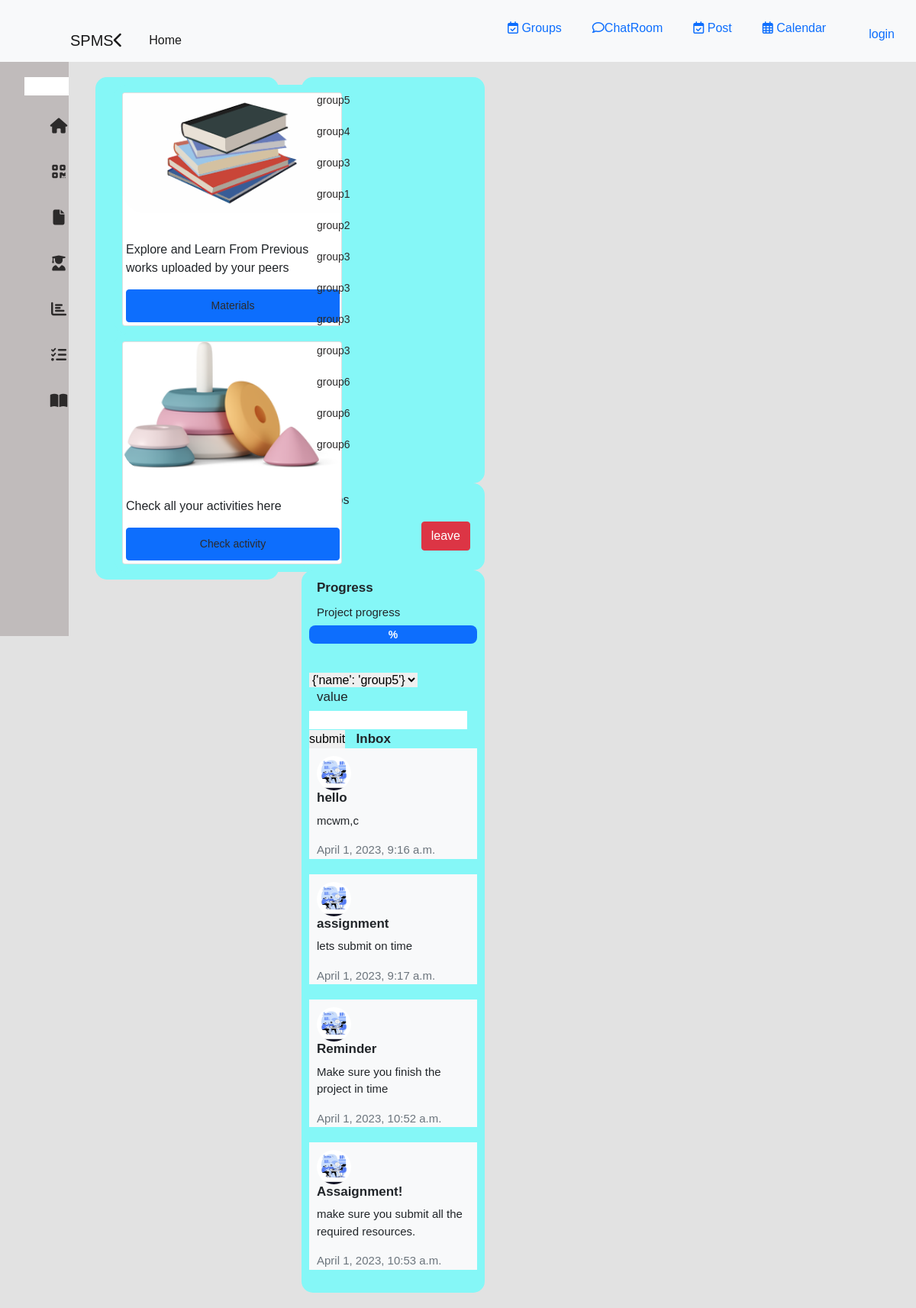
/dashboard, run on the app's committed database.
### main/models.py (models this page shows, shortened)
class GroupDiscussion(models.Model):
    student = models.ForeignKey(Student, on_delete=models.CASCADE, null=True, blank=True, related_name='discussion')
    name= models.CharField(max_length=200)
    progress =  models.CharField(default=1,  max_length=200)

class Post(models.Model):
    author = models.ForeignKey(Lecturer, on_delete=models.CASCADE)
    title = models.CharField(max_length=200)
    description = models.TextField()
    created_at =models.DateTimeField(auto_now_add=True)
    created_at =models.DateTimeField(auto_now=True)

### main/views.py (the view, shortened to what this page needs)
# urls.py: path('dashboard', views.dashboard, name="dashboard"),
def dashboard(request):
    posts = Post.objects.all()
    user = request.user
    groups = GroupDiscussion.objects.values("name").distinct()
    allgroups = GroupDiscussion.objects.all()
    groupname = request.session.get('groupname')
    g = GroupDiscussion.objects.filter(name=groupname).first()
    studentgroup=''
    if is_student(request.user):
         student = Student.objects.get(user=user)
         print(student.discussion)
         studentgroup = GroupDiscussion.objects.filter(student=student).first()
         print(studentgroup,'eeeeeeeeeeed')
    return render(request, 'main/dashboard.html',{"posts":posts, "studentgroup":studentgroup, "g":g, "groups":groups, "allgroups":allgroups})

### main/views.py (called while the page is built)
def is_student(user):
    return user.groups.filter(name='student').exists()

### main/templates/main/dashboard.html (shortened to what this page needs)
{% extends 'partials/base.html' %}
{% block content %}
{%load static%}
{% include 'partials/topnav.html'%}
<div class="container-mod">
{% include 'partials/sidebar.html'%}
<div class="main">
<div class="row-dashboard">
  <div class="column">
    <div class="row-inide">
      <div class="column-inside">
  <div class="card" style="width: 18rem;">
      <img src="{%static 'images/books_stack.png'%}" class="card-img-top" alt="...">
      <div style="padding:4px;">
        <h5 class="card-title" style="font-weight:bold; color:#fff;">Materials</h5>
        <p class="card-text">Explore and Learn From Previous works uploaded by your peers </p>
        <a href="#" class="btn btn-primary" style="margin-right: 10px;">Materials</a>
      </div>
  </div>
    </div>
    <div class="column-inside">
    <div class="card" style="width: 18rem;">
      <img src="{%static 'images/activity.png'%}" class="card-img-top" alt="...">
      <div style="padding:4px;">
        <h5 class="card-title" style="font-weight:bold; color:#fff;">Activities</h5>
        <p class="card-text">Check all your activities here </p>
        <a href="#" class="btn btn-primary">Check activity</a>
      </div>
      </div>
    </div>
    </div>
  </div>
  {%if user.users%}
  {%else%}
  <div class="column">
    {% for g in allgroups %}
    <a href="{% url 'set-session' g.name %}">{{ g.name }}</a>
    {% endfor %}
  </div>
  {%endif%}
  {%if user.lecturers%}
  {%else%}
  <div class="column">
    <p style="font-style: bold;">Groups</p>
     <p class="left">{{studentgroup.name}} &nbsp;&nbsp;&nbsp;&nbsp;&nbsp;&nbsp;
      <button class="btn btn-danger right" type="submit">leave</button>
    </p>
  </div>
  {%endif%}
  <div class="column">
      <strong style="margin-left: 10px; font-size:17px;">Progress </strong>
      <h5 style="margin-left: 10px; font-size:15px;margin-top:10px;">Project progress </h5>
      <div class="progress-bars">
        <div class="progress-bar">
          {% if user.users %}
          <div class="progress-bar-text">{{ studentgroup.progress }}%</div>
          {% else %}
          <div class="progress-bar-text">{{ g.progress }}%</div>
          {% endif %}
        </div>
      </div>
      {%if user.users%}
      {%else%}
      <div class="inputContainer">
        <form method="POST" action="{% url 'progress' %}">
          <select name="group">
            {% for g in groups %}
            <option>{{ g }}</option>
            {% endfor %}
          </select>
        <div>
          <h3 style="margin-left: 10px; font-size:17px;" >value</h3>
          <input type="number" name="progress">
        </div>
      </div>
      <button type="submit">submit</button>
    {%endif%}
    <strong style="margin-left: 10px; font-size:17px; margin-top:30px;">Inbox </strong>
    <div class="col-content bg-light">
    {% for post in posts %}
    <div class="header" style="margin-left: 10px;">
      <img style="margin-top: 10px;" src="{% static 'images/illus2.webp' %}">
    </div>
     <div class="body d-flex flex-row justify-content-between">
       <div>
         <h5 class="card-title" style="margin-left: 10px; font-size:17px;"><strong>
          {{post.title}}
         </strong>
         </h5>
         <p style="margin-left: 10px; font-size:15px;">{{post.description}}</p>
       </div>
       </div>
       <div class="text-muted" style="margin-left: 10px; font-size:15px;">{{post.created_at}}</div>
       <div class="space">
       </div>
       {% empty %}
       <p> No post yet</p>
    {% endfor %}
    </div>
  </div>
</div>
</div>
{% endblock content%}

### main/templates/partials/base.html (shortened to what this page needs)
<!DOCTYPE html>
{% load static %}
<html lang="en">
<head>
    <link href="https://cdn.jsdelivr.net/npm/bootstrap@5.0.2/dist/css/bootstrap.min.css" rel="stylesheet"
>
    <link rel="stylesheet" href="https://cdnjs.cloudflare.com/ajax/libs/font-awesome/5.15.3/css/all.min.css"/>
    <link rel="stylesheet" type="text/css" href="https://stackpath.bootstrapcdn.com/font-awesome/4.7.0/css/font-awesome.min.css">
</head>
<body>
        {% block content%}
        {% endblock content%}
</body>
</html>

### main/templates/partials/topnav.html (shortened to what this page needs)
{% extends 'partials/base.html'%}
{% block content%}
{% load static%}
<link rel="stylesheet" href="{% static 'css/topnav.css'%}">
{% block navbar%}
<section class="nav-section">
 <nav class="navbar navbar-expand-lg navbar-light bg-light">
  <div class="container-fluid">
    <a class="navbar-brand" href="#" style="padding-left:80px; padding-top:30px;">SPMS<i class="fa-solid fa-chevron-left"></i></a>
    <div class="collapse navbar-collapse" id="navbarSupportedContent">
      <ul class="navbar-nav me-auto mb-2 mb-lg-0">
        <li class="nav-item">
          <a class="nav-link active" aria-current="page" href="/home">Home</a>
        </li>
      </ul>
      <div class="d-flex">
        <ul style="display: flex;">
          <li class="nav-item" style="list-style: none; padding-right: 30px;">
            <a href="/group" style="text-decoration: none;"><i class="fa-regular fa-calendar-check"></i> Groups</a>
        </li>
          {%if group == 'lecturer'%}
          {% else %}
          <li class="nav-item" style="list-style: none; padding-right: 30px;">
            <a href="/chat" style="text-decoration: none; "><i class="fa-regular fa-comment"></i>ChatRoom</a>
          </li>
          {% endif %}
           {%if group == 'student'%}
           {% else %}
            <li class="nav-item" style="list-style: none; padding-right: 30px;">
                <a href="/create-post" style="text-decoration: none;"><i class="fa-regular fa-calendar-check"></i> Post</a>
            </li>
            {% endif %}
            <li class="nav-item" style="list-style: none; padding-right: 30px;">
                <a href="#" style="text-decoration: none;"><i class="fa-regular fa-calendar"></i> Calendar</a>
            </li>
            {% if user.is_authenticated%}
            <li class="nav-item" style="list-style: none; padding-right: 30px;">
                <a href="#" style="text-decoration: none;"><i class="fa-regular fa-user"></i>{{user.username}}</a>
            </li>
            {% else %}
            <li class="nav-item">
                <a class="nav-link" href="/login"> login</a>
            </li>
            {% endif %}
        </ul>
      </div>
    </div>
  </div>
  </nav>
    </section>
    {% endblock%}
{% endblock %}

### main/templates/partials/sidebar.html (shortened to what this page needs)
{% extends 'partials/base.html'%}
{%block content%}
{% load static%}
<link rel="stylesheet" type="text/css" href="{% static 'css/sidebar.css' %}">
   <div class="container-mod">
       <nav class="nav-sidebar">
        <ul>
         <div id="search-add-wrapper">
          <form method="GET" style="margin-top:20px;display: flex;">
            <input type="text" name="search-area" value="{{search_input}}">
          </form>
         </div>
         <li><a href="/home">
          <i class="fas fa-home"></i>
        </a></li>
          <li><a href="/dashboard">
            <i class="fas fa-qrcode"></i>
          </a></li>
          <li><a href="/report">
            <i class="fas fa-file"></i>
          </a></li>
          <li><a href="#">
            <i class="fas fa-user-graduate"></i>
          </a></li>
          <li><a href="#">
           <i class="fas fa-chart-bar"></i>
         </a></li>
         <li><a href="/task-list">
           <i class="fas fa-tasks"></i>
         </a></li>
         <li><a href="/materials">
           <i class="fas fa-book-open"></i>
         </a></li>
        </ul>
       </nav>
   </div>
      {% endblock%}

### static/css/topnav.css (style rules this page uses)
* { padding: 0; margin: 0; box-sizing: border-box; }
body { background:rgb(246, 252, 252) ; }
img { border-top-left-radius: 30px; border-bottom-left-radius: 30px; }

### static/css/sidebar.css (style rules this page uses)
* { margin: 0; padding: 0; outline: none; border: none; text-decoration: none; box-sizing: border-box; font-family: "Poppins", sans-serif; }
body { background: rgb(226, 226, 226); }
.nav-sidebar { position: sticky; top: 0; bottom: 0; height: 94vh; left: 0; width: 90px; background: rgb(192, 187, 187); overflow: hidden; transition: 1s; }
ul { list-style-type: none; }
.container-mod a { position: relative; width: 280px; font-size: 14px; color: rgb(44, 42, 42); display: table; padding: 10px; text-decoration: none; }
nav .fas { position: relative; width: 70px; height: 40px; top: 20px; font-size: 20px; text-align: center; }
.nav-item { position: relative; top: 12px; margin-left: 10px; }
.container-mod { display: flex; }
.main { position: relative; padding: 20px; width: 70%; border-radius: 40px; }
.header { border-radius: 5px; }
.header img { width: 45px; height: 45px; border-radius: 50%; }
.space { background-color: rgb(133, 247, 247); padding: 10px; }

### main/templates/main/dashboard.html (style rules this page uses)
.column { float: left; width: 30%; background-color: rgb(133, 247, 247); margin:0 15px; padding: 10px; border-radius: 15px; }
.column-inside { float: left; background-color: rgb(133, 247, 247); margin:0 15px; padding: 10px; border-radius: 15px; }
.progress-bars { display: flex; flex-direction: column; justify-content: space-between; align-items: center; margin-bottom: 24px; }
.progress-bar { width: 100%; height: 24px; background-color: #f2f2f2; border-radius: 8px; position: relative; margin-bottom: 12px; }
.progress-bar-text { position: absolute; top: 50%; left: 50%; transform: translate(-50%, -50%); font-size: 14px; color: #fff; font-weight: bold; }
.left { text-align: left }
.right { text-align: right; }

### data on the page
GroupDiscussion: name "group5"
GroupDiscussion: name "group4"
GroupDiscussion: name "group3"
GroupDiscussion: name "group1"
GroupDiscussion: name "group2"
GroupDiscussion: name "group3"
GroupDiscussion: name "group3"
GroupDiscussion: name "group3"
GroupDiscussion: name "group3"
GroupDiscussion: name "group6"
GroupDiscussion: name "group6"
GroupDiscussion: name "group6"
Post: title "hello", description "mcwm,c", created_at "April 1, 2023, 9:16 a.m."
Post: title "assignment", description "lets submit on time", created_at "April 1, 2023, 9:17 a.m."
Post: title "Reminder", description "Make sure you finish the project in time", created_at "April 1, 2023, 10:52 a.m."
Post: title "Assaignment!", description "make sure you submit all the required resources.", created_at "April 1, 2023, 10:53 a.m."

### other printed values
form field group "{'name': 'group5'}"
